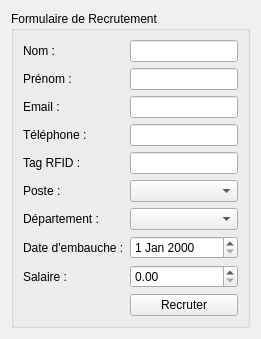
          <widget class="QWidget" name="tab_recrutement">
           <attribute name="title">
            <string>➕ Recrutement</string>
           </attribute>
           <layout class="QVBoxLayout" name="verticalLayout_2">
            <item>
             <widget class="QGroupBox" name="groupBox">
              <property name="title">
               <string>Formulaire de Recrutement</string>
              </property>
              <layout class="QFormLayout" name="formLayout">
               <item row="0" column="0">
                <widget class="QLabel" name="label">
                 <property name="text">
                  <string>Nom :</string>
                 </property>
                </widget>
               </item>
               <item row="0" column="1">
                <widget class="QLineEdit" name="le_emp_nom"/>
               </item>
               <item row="1" column="0">
                <widget class="QLabel" name="label_2">
                 <property name="text">
                  <string>Prénom :</string>
                 </property>
                </widget>
               </item>
               <item row="1" column="1">
                <widget class="QLineEdit" name="le_emp_pre"/>
               </item>
               <item row="2" column="0">
                <widget class="QLabel" name="label_3">
                 <property name="text">
                  <string>Email :</string>
                 </property>
                </widget>
               </item>
               <item row="2" column="1">
                <widget class="QLineEdit" name="le_emp_email"/>
               </item>
               <item row="3" column="0">
                <widget class="QLabel" name="label_4">
                 <property name="text">
                  <string>Téléphone :</string>
                 </property>
                </widget>
               </item>
               <item row="3" column="1">
                <widget class="QLineEdit" name="le_emp_tel"/>
               </item>
               <item row="4" column="0">
                <widget class="QLabel" name="label_5">
                 <property name="text">
                  <string>Tag RFID :</string>
                 </property>
                </widget>
               </item>
               <item row="4" column="1">
                <widget class="QLineEdit" name="le_emp_rfid"/>
               </item>
               <item row="5" column="0">
                <widget class="QLabel" name="label_6">
                 <property name="text">
                  <string>Poste :</string>
                 </property>
                </widget>
               </item>
               <item row="5" column="1">
                <widget class="QComboBox" name="cb_emp_poste"/>
               </item>
               <item row="6" column="0">
                <widget class="QLabel" name="label_7">
                 <property name="text">
                  <string>Département :</string>
                 </property>
                </widget>
               </item>
               <item row="6" column="1">
                <widget class="QComboBox" name="cb_emp_dept"/>
               </item>
               <item row="7" column="0">
                <widget class="QLabel" name="label_8">
                 <property name="text">
                  <string>Date d'embauche :</string>
                 </property>
                </widget>
               </item>
               <item row="7" column="1">
                <widget class="QDateEdit" name="dt_emp_emb"/>
               </item>
               <item row="8" column="0">
                <widget class="QLabel" name="label_9">
                 <property name="text">
                  <string>Salaire :</string>
                 </property>
                </widget>
               </item>
               <item row="8" column="1">
                <widget class="QDoubleSpinBox" name="sb_emp_sal"/>
               </item>
               <item row="9" column="1">
                <widget class="QPushButton" name="btn_valider_emp">
                 <property name="text">
                  <string>Recruter</string>
                 </property>
                </widget>
               </item>
              </layout>
             </widget>
            </item>
           </layout>
          </widget>
